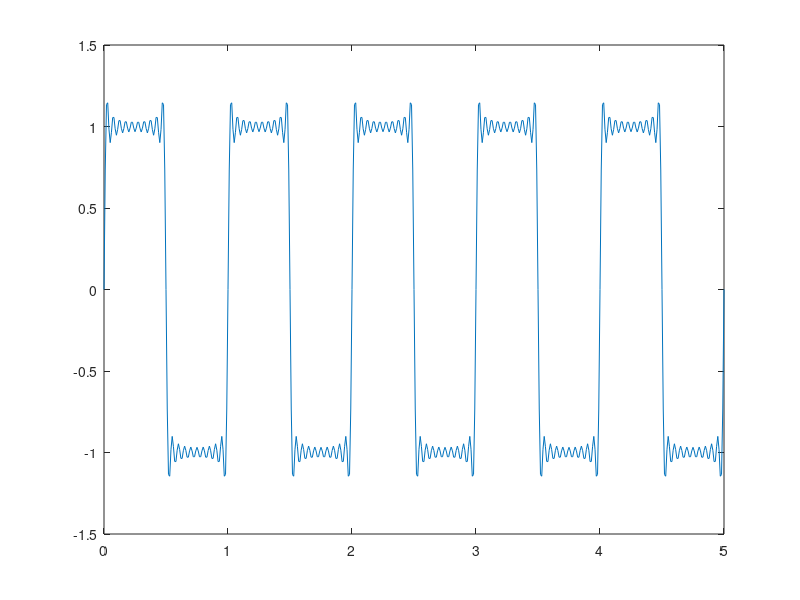

Write MATLAB code to recreate this figure.
N = 20
t = 0:0.01:5
y = zeros(size(t))
sum_indices = [[-1:-2:-N], [1:2:N]]

function y = kth_term(k, t)
	y = 2/(k*pi*1i)* exp(2*pi*k*1i.*t);
end

for i=1:length(sum_indices)
	k = sum_indices(i)
	y+= kth_term(k, t);
end

fig = plot(t, real(y));
